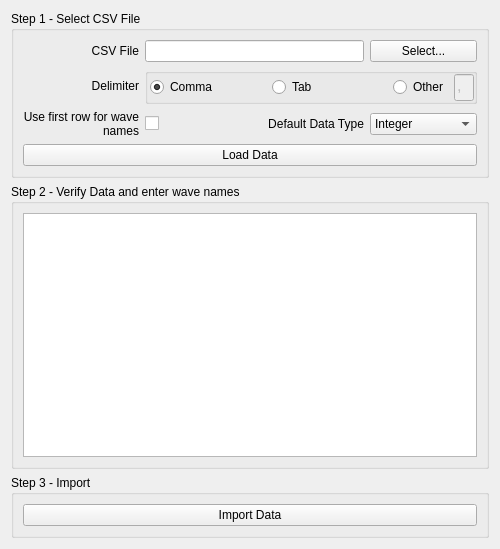
<?xml version="1.0" encoding="UTF-8"?>
<ui version="4.0">
 <class>ImportCSV</class>
 <widget class="QWidget" name="ImportCSV">
  <property name="geometry">
   <rect>
    <x>0</x>
    <y>0</y>
    <width>500</width>
    <height>549</height>
   </rect>
  </property>
  <property name="windowTitle">
   <string>Import Data From CSV</string>
  </property>
  <layout class="QVBoxLayout" name="verticalLayout" stretch="0,1,0">
   <item>
    <widget class="QGroupBox" name="groupBox">
     <property name="title">
      <string>Step 1 - Select CSV File</string>
     </property>
     <property name="alignment">
      <set>Qt::AlignLeading|Qt::AlignLeft|Qt::AlignTop</set>
     </property>
     <property name="checkable">
      <bool>false</bool>
     </property>
     <layout class="QGridLayout" name="gridLayout">
      <item row="0" column="0">
       <widget class="QLabel" name="label">
        <property name="text">
         <string>CSV File</string>
        </property>
        <property name="alignment">
         <set>Qt::AlignRight|Qt::AlignTrailing|Qt::AlignVCenter</set>
        </property>
       </widget>
      </item>
      <item row="0" column="1" colspan="2">
       <widget class="QLineEdit" name="csvFileName">
        <property name="sizePolicy">
         <sizepolicy hsizetype="Minimum" vsizetype="Fixed">
          <horstretch>0</horstretch>
          <verstretch>0</verstretch>
         </sizepolicy>
        </property>
        <property name="minimumSize">
         <size>
          <width>200</width>
          <height>0</height>
         </size>
        </property>
       </widget>
      </item>
      <item row="1" column="0">
       <widget class="QLabel" name="label_2">
        <property name="text">
         <string>Delimiter</string>
        </property>
        <property name="alignment">
         <set>Qt::AlignRight|Qt::AlignTrailing|Qt::AlignVCenter</set>
        </property>
       </widget>
      </item>
      <item row="4" column="0" colspan="4">
       <widget class="QPushButton" name="loadDataButton">
        <property name="text">
         <string>Load Data</string>
        </property>
       </widget>
      </item>
      <item row="2" column="0">
       <widget class="QLabel" name="label_3">
        <property name="minimumSize">
         <size>
          <width>0</width>
          <height>0</height>
         </size>
        </property>
        <property name="text">
         <string>Use first row for wave names</string>
        </property>
        <property name="textFormat">
         <enum>Qt::AutoText</enum>
        </property>
        <property name="alignment">
         <set>Qt::AlignRight|Qt::AlignTrailing|Qt::AlignVCenter</set>
        </property>
        <property name="wordWrap">
         <bool>true</bool>
        </property>
       </widget>
      </item>
      <item row="1" column="1" colspan="3">
       <widget class="QGroupBox" name="groupBox_4">
        <property name="sizePolicy">
         <sizepolicy hsizetype="Preferred" vsizetype="Preferred">
          <horstretch>0</horstretch>
          <verstretch>0</verstretch>
         </sizepolicy>
        </property>
        <property name="minimumSize">
         <size>
          <width>0</width>
          <height>0</height>
         </size>
        </property>
        <property name="maximumSize">
         <size>
          <width>16777215</width>
          <height>16777215</height>
         </size>
        </property>
        <property name="title">
         <string/>
        </property>
        <layout class="QHBoxLayout" name="horizontalLayout" stretch="5,5,0,0">
         <property name="leftMargin">
          <number>2</number>
         </property>
         <property name="topMargin">
          <number>0</number>
         </property>
         <property name="rightMargin">
          <number>0</number>
         </property>
         <property name="bottomMargin">
          <number>0</number>
         </property>
         <item>
          <widget class="QRadioButton" name="commaRadio">
           <property name="text">
            <string>Comma</string>
           </property>
           <property name="checked">
            <bool>true</bool>
           </property>
           <attribute name="buttonGroup">
            <string>delimiterButtonGroup</string>
           </attribute>
          </widget>
         </item>
         <item>
          <widget class="QRadioButton" name="tabRadio">
           <property name="text">
            <string>Tab</string>
           </property>
           <attribute name="buttonGroup">
            <string>delimiterButtonGroup</string>
           </attribute>
          </widget>
         </item>
         <item>
          <widget class="QRadioButton" name="otherRadio">
           <property name="text">
            <string>Other</string>
           </property>
           <attribute name="buttonGroup">
            <string>delimiterButtonGroup</string>
           </attribute>
          </widget>
         </item>
         <item>
          <widget class="QLineEdit" name="otherDelimiter">
           <property name="enabled">
            <bool>false</bool>
           </property>
           <property name="sizePolicy">
            <sizepolicy hsizetype="Fixed" vsizetype="Fixed">
             <horstretch>0</horstretch>
             <verstretch>0</verstretch>
            </sizepolicy>
           </property>
           <property name="maximumSize">
            <size>
             <width>20</width>
             <height>16777215</height>
            </size>
           </property>
           <property name="baseSize">
            <size>
             <width>0</width>
             <height>0</height>
            </size>
           </property>
           <property name="font">
            <font>
             <pointsize>12</pointsize>
            </font>
           </property>
           <property name="text">
            <string>,</string>
           </property>
           <property name="maxLength">
            <number>1</number>
           </property>
           <property name="alignment">
            <set>Qt::AlignLeading|Qt::AlignLeft|Qt::AlignTop</set>
           </property>
          </widget>
         </item>
        </layout>
       </widget>
      </item>
      <item row="2" column="1">
       <widget class="QCheckBox" name="firstRowWaveNames">
        <property name="text">
         <string/>
        </property>
       </widget>
      </item>
      <item row="2" column="2">
       <widget class="QLabel" name="label_4">
        <property name="text">
         <string>Default Data Type</string>
        </property>
        <property name="alignment">
         <set>Qt::AlignRight|Qt::AlignTrailing|Qt::AlignVCenter</set>
        </property>
       </widget>
      </item>
      <item row="2" column="3">
       <widget class="QComboBox" name="defaultDataType">
        <item>
         <property name="text">
          <string>Integer</string>
         </property>
        </item>
        <item>
         <property name="text">
          <string>Decimal</string>
         </property>
        </item>
        <item>
         <property name="text">
          <string>String</string>
         </property>
        </item>
       </widget>
      </item>
      <item row="0" column="3">
       <widget class="QPushButton" name="csvFileNameButton">
        <property name="text">
         <string>Select...</string>
        </property>
       </widget>
      </item>
     </layout>
    </widget>
   </item>
   <item>
    <widget class="QGroupBox" name="groupBox_2">
     <property name="title">
      <string>Step 2 - Verify Data and enter wave names</string>
     </property>
     <layout class="QGridLayout" name="gridLayout_2">
      <item row="0" column="0">
       <widget class="QTableWidget" name="data"/>
      </item>
     </layout>
    </widget>
   </item>
   <item>
    <widget class="QGroupBox" name="groupBox_3">
     <property name="title">
      <string>Step 3 - Import</string>
     </property>
     <layout class="QVBoxLayout" name="verticalLayout_2">
      <item>
       <widget class="QPushButton" name="importDataButton">
        <property name="text">
         <string>Import Data</string>
        </property>
       </widget>
      </item>
     </layout>
    </widget>
   </item>
  </layout>
 </widget>
 <tabstops>
  <tabstop>csvFileName</tabstop>
  <tabstop>csvFileNameButton</tabstop>
  <tabstop>commaRadio</tabstop>
  <tabstop>tabRadio</tabstop>
  <tabstop>otherRadio</tabstop>
  <tabstop>otherDelimiter</tabstop>
  <tabstop>firstRowWaveNames</tabstop>
  <tabstop>defaultDataType</tabstop>
  <tabstop>loadDataButton</tabstop>
  <tabstop>data</tabstop>
  <tabstop>importDataButton</tabstop>
 </tabstops>
 <resources/>
 <connections>
  <connection>
   <sender>otherRadio</sender>
   <signal>toggled(bool)</signal>
   <receiver>otherDelimiter</receiver>
   <slot>setEnabled(bool)</slot>
   <hints>
    <hint type="sourcelabel">
     <x>362</x>
     <y>78</y>
    </hint>
    <hint type="destinationlabel">
     <x>406</x>
     <y>78</y>
    </hint>
   </hints>
  </connection>
 </connections>
 <buttongroups>
  <buttongroup name="delimiterButtonGroup"/>
 </buttongroups>
</ui>
